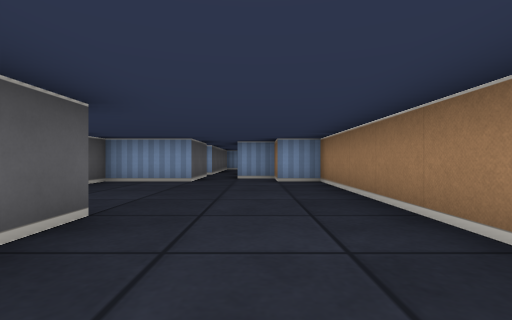
[1] (above)

20 first-person views from a walk through a cub3D ray-caster map. The camera is about half as high as the walls, looks level and sees 85° across. The floor is counted in squares. Each view is taken from the middle of a square. On the plan, view 1 faces up. The plan holds only what a view shows up to about 9 squares ahead; the rest is blank.

[2]
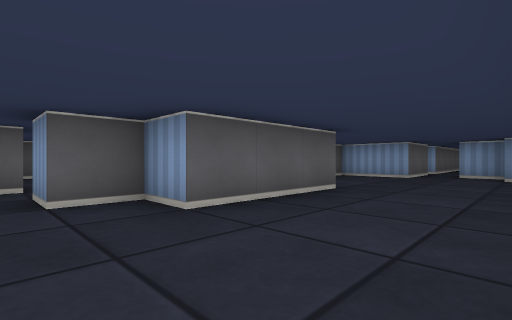

[3]
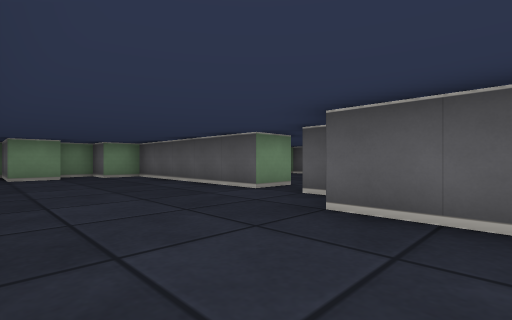

[4]
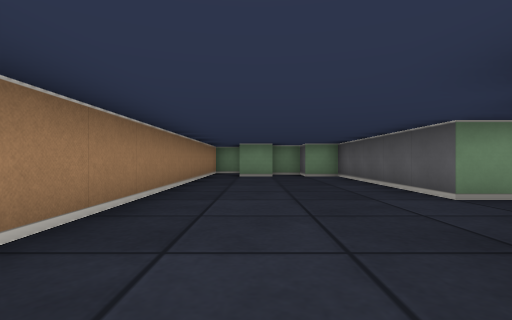

[5]
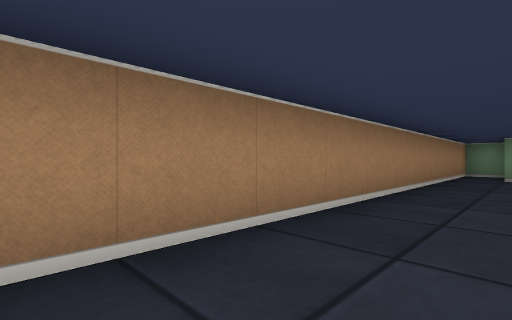

[6]
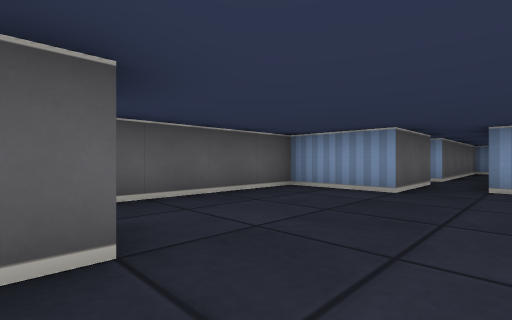

[7]
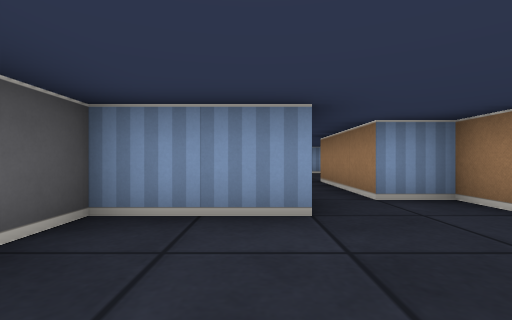

[8]
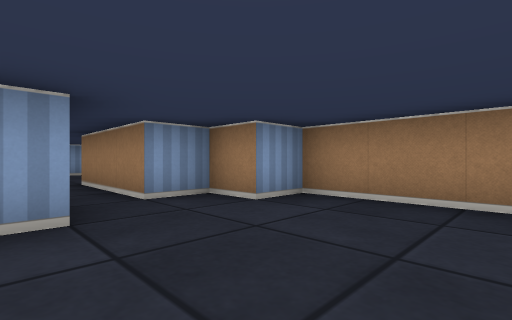

[9]
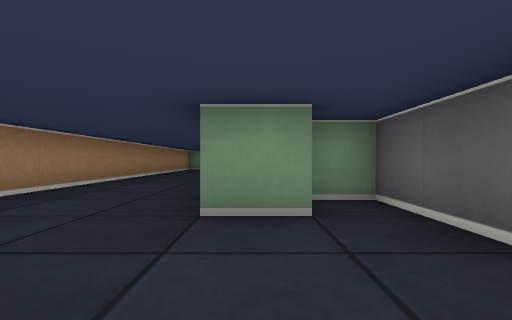

[10]
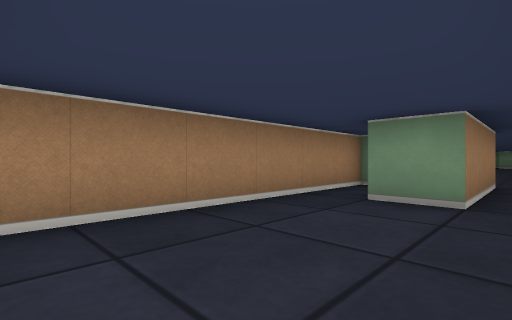

[11]
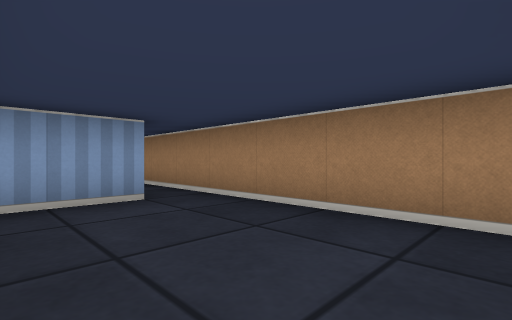

[12]
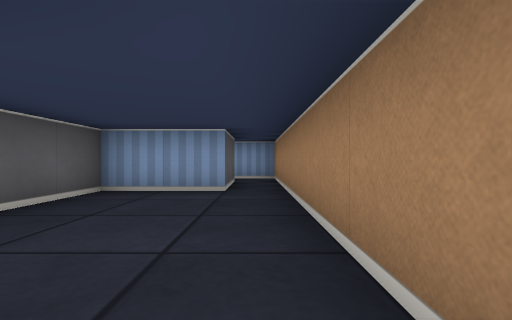

[13]
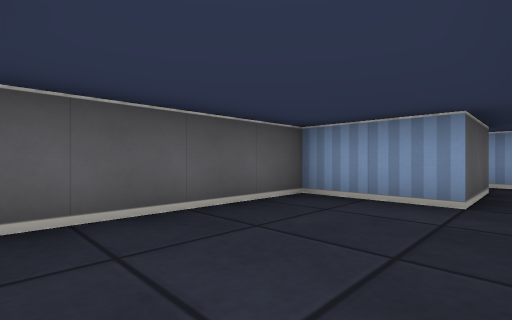

[14]
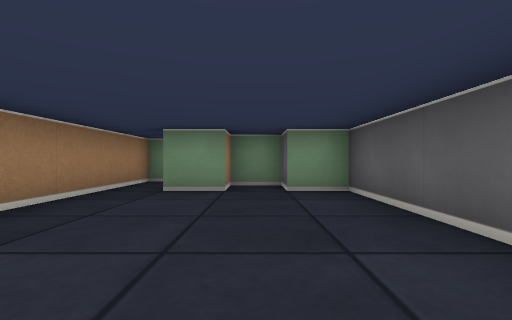

[15]
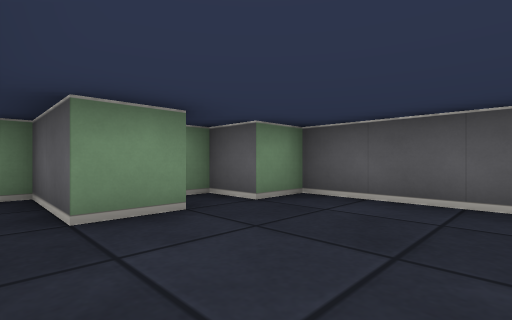

[16]
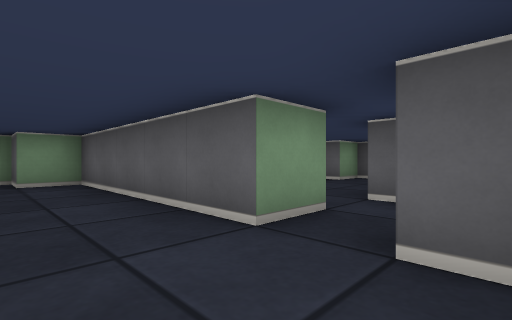

[17]
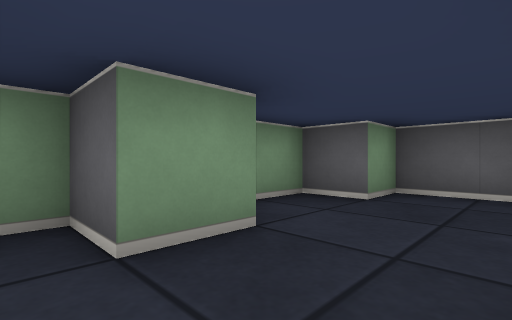

[18]
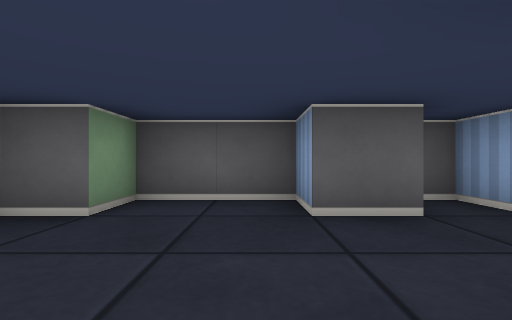

[19]
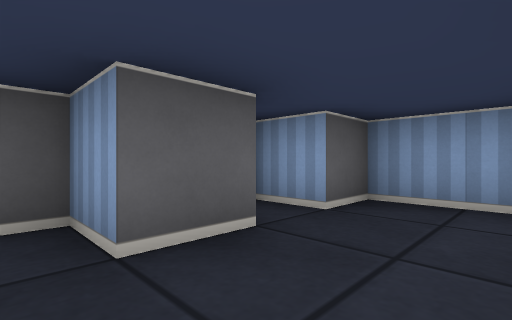

[20]
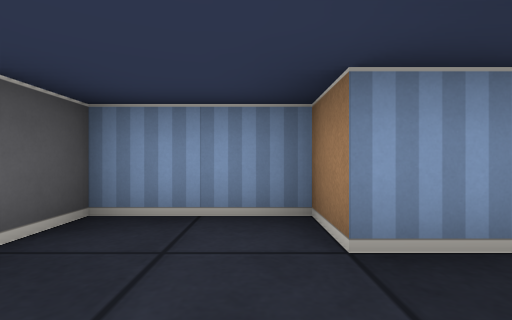

### Floor plan
Points are (right, up) in squares from view 1. A wall is a line through its corners. A room is listed if a view was taken in it or the views show most of it. See-through windows are left out.
Room 1 (views 1, 2, 3, 4, 5, 6, 7, 8, 9, 14, 15, 16)
walls: (-2.5, 2.5) (-1.5, 2.5) (-1.5, -0.5) (-2.5, -0.5) (-2.5, -1.5) (-3.5, -1.5); (-3.5, -2.5) (-2.5, -2.5) (-2.5, -7.5) (-1.5, -7.5) (-1.5, -8.5) (-0.5, -8.5) (-0.5, -7.5) (0.5, -7.5) (0.5, -9.5) (1.5, -9.5) (1.5, 6.5) (0.5, 6.5) (0.5, 7.5) (-0.5, 7.5) (-0.5, 9.5); (-1.5, 8.5) (-1.5, 6.5) (-3.5, 6.5) (-3.5, 1.5) (-2.6, 1.5)
ways out: opening at (-1, 10) to room 2; opening at (-3, -2) to room 3; opening at (-2, 9)
Room 2 (views 10, 11, 12, 13)
walls: (-0.5, 9.5) (-0.5, 10.5) (0.5, 10.5); (1.5, 8.5) (1.5, 16.5); (0.5, 16.5) (0.5, 14.5) (-1.5, 14.5) (-1.5, 9.5)
ways out: opening at (-1, 10) to room 1; opening at (1, 15.5)
Room 3 (views 17, 18, 19, 20)
walls: (-5.5, -4.5) (-4.5, -4.5) (-4.5, -5.5) (-4, -5.5); (-7.5, -1.5) (-7.5, -2.5) (-8.5, -2.5) (-8.5, -4.5) (-7.5, -4.5) (-7.5, -5.5) (-6.5, -5.5); (-4.5, -1.4) (-4.5, -2.5); (-4.6, -0.5) (-5.5, -0.5) (-5.5, 0.5) (-7.5, 0.5) (-7.5, -0.5) (-8.5, -0.5) (-8.5, -1.1)
ways out: opening at (-3, -2) to room 1

Positions as (right, up) in squares from view 1, and headings:
1: (0, 0), facing up
2: (1, -2), facing up-left
3: (1, 1), facing down-left
4: (0, 1), facing down
5: (0, 1), facing down-right
6: (0, 2), facing up-left
7: (-2, 4), facing up
8: (-2, 4), facing up-right
9: (-2, 5), facing down
10: (-1, 14), facing down-right
11: (-1, 11), facing up-right
12: (1, 10), facing up
13: (1, 11), facing up-left
14: (-1, -3), facing down
15: (1, -5), facing down-left
16: (-1, -1), facing down-left
17: (-4, -3), facing down-left
18: (-5, -3), facing left
19: (-6, -3), facing up-left
20: (-6, -2), facing up
